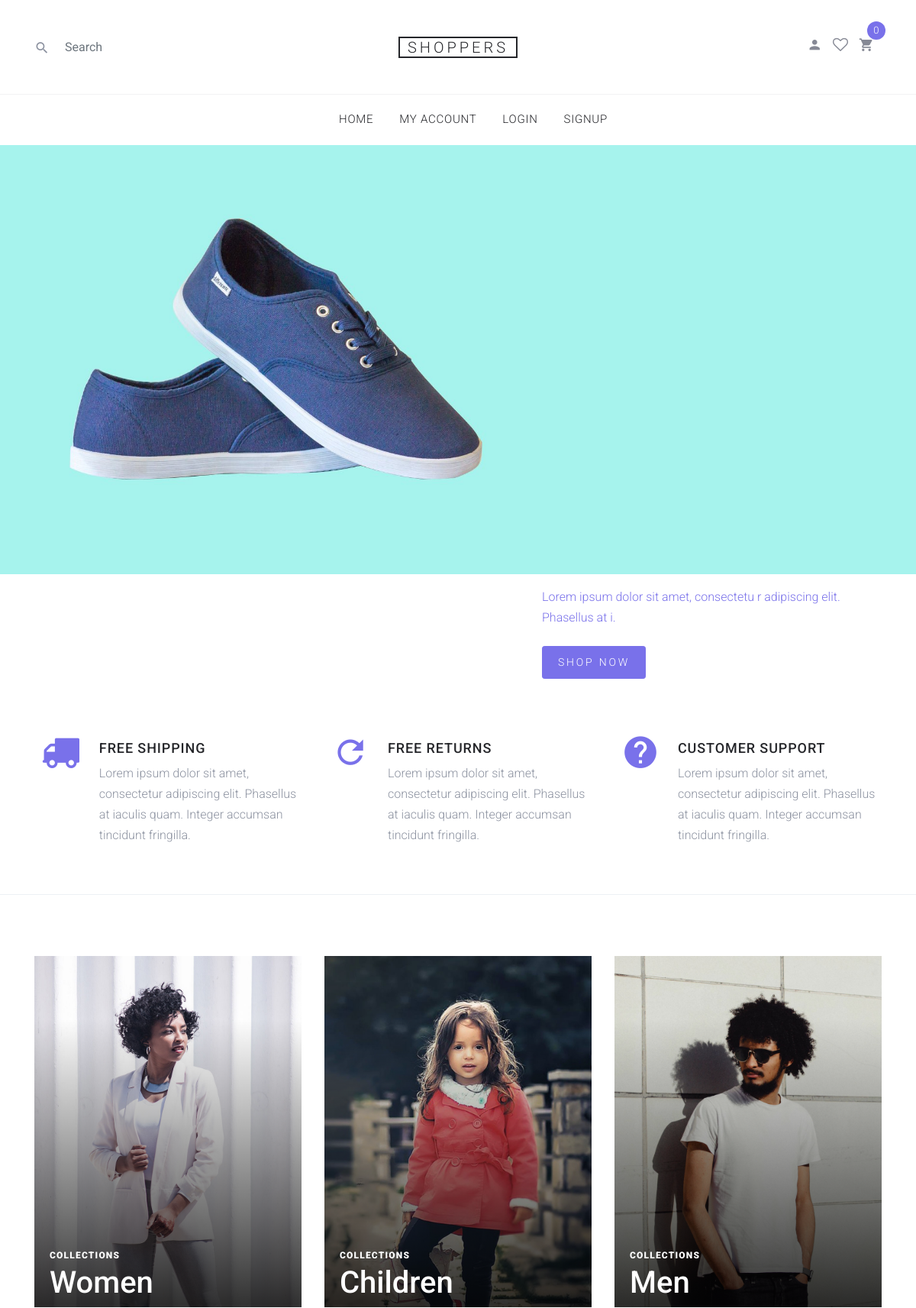
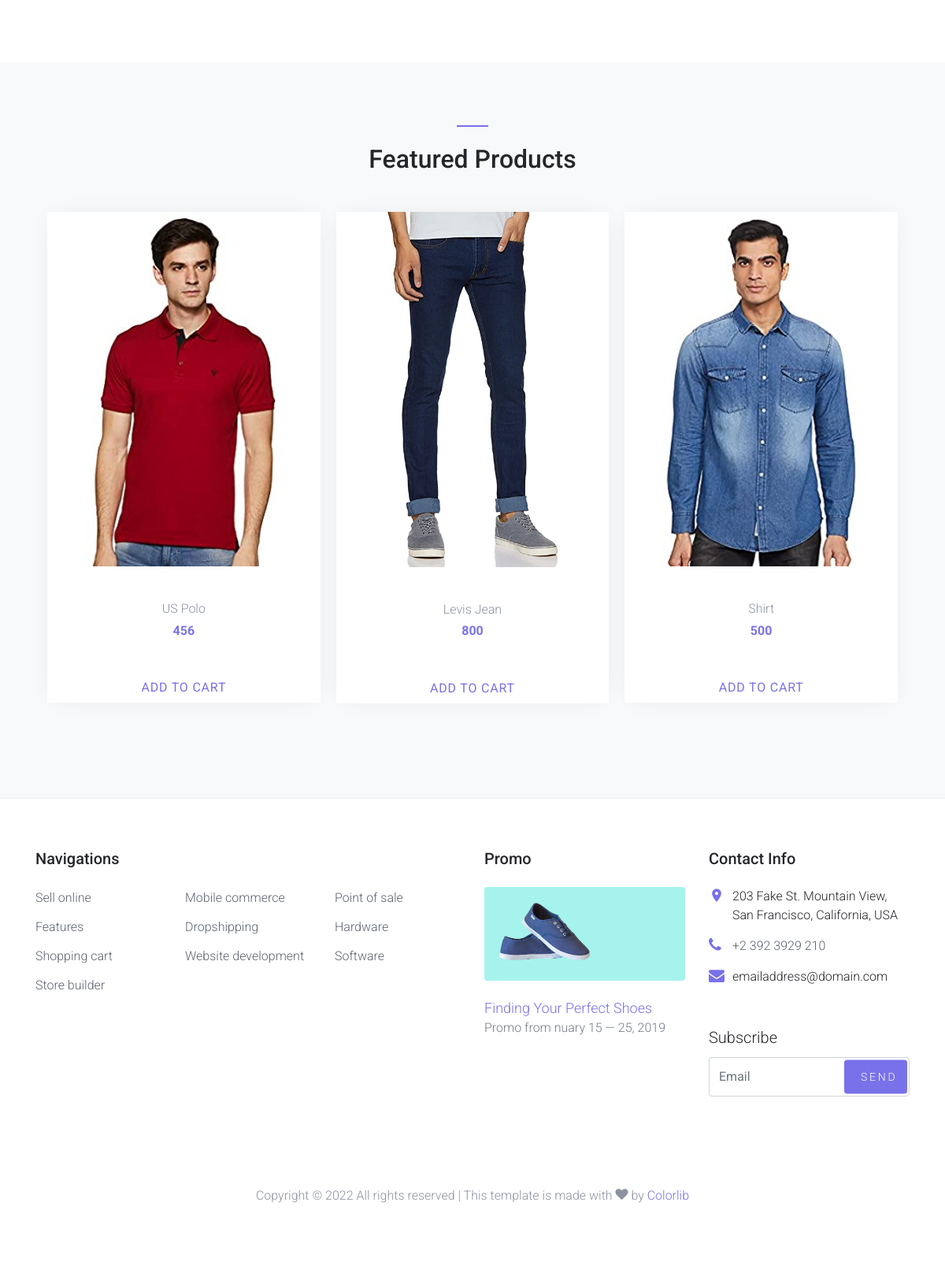
The page / on the database its author committed (2 pictures, top to bottom).
### project/models.py (models this page shows, shortened)
class Product(models.Model):
    name=models.CharField(max_length=10)
    price = models.IntegerField()
    image = models.ImageField(upload_to = 'products', default='')

### project/views.py (the view)
# urls.py: path('',views.index,name="index"),
def index(request):
    pro=Product.objects.all()
    return render(request,"index.html",{'pro':pro})

### project/context_processor.py (called while the page is built)
def context_processor(request):
    current_user=request.user
    context = {}
    context['cart_record'] = Cart.objects.filter(userid= current_user.id).count()
    return context

### project/templates/index.html (shortened to what this page needs)
{% extends "base.html" %}
{% block content %}
{% load static %}
<a class="block-2-item" href="#">
  <figure class="image">
    <img src='{% static "images/hero_1.jpg" %}' alt="" class="img-fluid" />
  </figure>
  <div class="container">
    <div class="row align-items-start align-items-md-center justify-content-end">
      <div class="col-md-5 text-center text-md-left pt-5 pt-md-0">
        <div class="intro-text text-center text-md-left">
          <p class="mb-4">
            Lorem ipsum dolor sit amet, consectetu r adipiscing elit. Phasellus
            at i.
          </p>
          <p>
            <a href="#" class="btn btn-sm btn-primary">Shop Now</a>
          </p>
        </div>
      </div>
    </div>
  </div>
  </div>
  <div class="site-section site-section-sm site-blocks-1">
    <div class="container">
      <div class="row">
        <div class="col-md-6 col-lg-4 d-lg-flex mb-4 mb-lg-0 pl-4" data-aos="fade-up" data-aos-delay="">
          <div class="icon mr-4 align-self-start">
            <span class="icon-truck"></span>
          </div>
          <div class="text">
            <h2 class="text-uppercase">Free Shipping</h2>
            <p>
              Lorem ipsum dolor sit amet, consectetur adipiscing elit. Phasellus
              at iaculis quam. Integer accumsan tincidunt fringilla.
            </p>
          </div>
        </div>
        <div class="col-md-6 col-lg-4 d-lg-flex mb-4 mb-lg-0 pl-4" data-aos="fade-up" data-aos-delay="100">
          <div class="icon mr-4 align-self-start">
            <span class="icon-refresh2"></span>
          </div>
          <div class="text">
            <h2 class="text-uppercase">Free Returns</h2>
            <p>
              Lorem ipsum dolor sit amet, consectetur adipiscing elit. Phasellus
              at iaculis quam. Integer accumsan tincidunt fringilla.
            </p>
          </div>
        </div>
        <div class="col-md-6 col-lg-4 d-lg-flex mb-4 mb-lg-0 pl-4" data-aos="fade-up" data-aos-delay="200">
          <div class="icon mr-4 align-self-start">
            <span class="icon-help"></span>
          </div>
          <div class="text">
            <h2 class="text-uppercase">Customer Support</h2>
            <p>
              Lorem ipsum dolor sit amet, consectetur adipiscing elit. Phasellus
              at iaculis quam. Integer accumsan tincidunt fringilla.
            </p>
          </div>
        </div>
      </div>
    </div>
  </div>
  <div class="site-section site-blocks-2">
    <div class="container">
      <div class="row">
        <div class="col-sm-6 col-md-6 col-lg-4 mb-4 mb-lg-0" data-aos="fade" data-aos-delay="">
          <a class="block-2-item" href="#">
            <figure class="image">
              <img src='{% static "images/women.jpg" %}' alt="" class="img-fluid" />
            </figure>
            <div class="text">
              <span class="text-uppercase">Collections</span>
              <h3>Women</h3>
            </div>
          </a>
        </div>
        <div class="col-sm-6 col-md-6 col-lg-4 mb-5 mb-lg-0" data-aos="fade" data-aos-delay="100">
          <a class="block-2-item" href="#">
            <figure class="image">
              <img src='{% static "images/children.jpg" %}' alt="" class="img-fluid" />
            </figure>
            <div class="text">
              <span class="text-uppercase">Collections</span>
              <h3>Children</h3>
            </div>
          </a>
        </div>
        <div class="col-sm-6 col-md-6 col-lg-4 mb-5 mb-lg-0" data-aos="fade" data-aos-delay="200">
          <a class="block-2-item" href="#">
            <figure class="image">
              <img src='{% static "images/men.jpg" %}' alt="" class="img-fluid" />
            </figure>
            <div class="text">
              <span class="text-uppercase">Collections</span>
              <h3>Men</h3>
            </div>
          </a>
        </div>
      </div>
    </div>
  </div>
  <div class="site-section block-3 site-blocks-2 bg-light">
    <div class="container">
      <div class="row justify-content-center">
        <div class="col-md-7 site-section-heading text-center pt-4">
          <h2>Featured Products</h2>
        </div>
      </div>
      <div class="row">
        <div class="col-md-12">
          <div class="nonloop-block-3 owl-carousel">
            {% for a in pro%}
            <div class="item">
              <div class="block-4 text-center">
                <figure class="block-4-image">
                  <img src="media/{{ a.image }}" alt="Image placeholder" class="img-fluid" />
                </figure>
                <div class="block-4-text p-4">
                  <p class="mb-0">{{a.name}}</p>
                  <p class="text-primary font-weight-bold">{{a.price}}</p>
                </div>
                <a href="" data-id="{{a.id}}" class="btn btn-default add-to-cart">Add
                  to cart</a>
              </div>
            </div>
            {%endfor%}
          </div>
        </div>
      </div>
    </div>
  </div>
  {%endblock%}

### static/css/style.css (style rules this page uses)
body { font-family: 'Roboto', sans-serif; position: relative; font-weight: 400px; }
a { -webkit-transition: 300ms; transition: 300ms; }
h1, h2, h3, h4, h5, h6 { font-family: 'Roboto', sans-serif; }
body { line-height: 1.7; color: #8c92a0; font-weight: 300; font-size: 16px; }
a { -webkit-transition: .3s all ease; -o-transition: .3s all ease; transition: .3s all ease; }
.btn { text-transform: uppercase; position: relative; -webkit-transition: 0.2s all ease-in-out !important; -o-transition: 0.2s all ease-in-out !important; transition: 0.2s all ease-in-out !important; top: 0; letter-spacing: .05em; }
.btn.btn-sm { font-size: 14px !important; padding: 10px 20px !important; }
.btn.btn-primary { font-size: 17px; font-weight: 300; letter-spacing: .2em; }
.site-section { padding: 2.5em 0; }
@media (min-width: 768px) { .site-section { padding: 5em 0; } }
.site-section.site-section-sm { padding: 4em 0; }
.site-section-heading { font-size: 30px; color: #25262a; position: relative; }
.site-section-heading:before { content: ""; left: 0%; top: 0; position: absolute; width: 40px; height: 2px; background: #7971ea; }
.site-section-heading.text-center:before { content: ""; left: 50%; top: 0; -webkit-transform: translateX(-50%); -ms-transform: translateX(-50%); transform: translateX(-50%); position: absolute; width: 40px; height: 2px; background: #7971ea; }
.site-blocks-1 { border-bottom: 1px solid #edf0f5; }
.site-blocks-1 .icon span { position: relative; color: #7971ea; top: -10px; font-size: 50px; display: inline-block; }
.site-blocks-1 .text h2 { color: #25262a; letter-spacing: .05em; font-size: 18px; }
.site-blocks-1 .text p:last-child { margin-bottom: 0; }
.site-blocks-2 .block-2-item { display: block; position: relative; }
.site-blocks-2 .block-2-item:before { z-index: 1; content: ''; position: absolute; top: 0; right: 0; bottom: 0; left: 0; background: -moz-linear-gradient(top, transparent 0%, transparent 18%, rgba(0, 0, 0, 0.8) 99%, rgba(0, 0, 0, 0.8) 100%); background: -webkit-linear-gradient(top, transparent 0%, transparent 18%, rgba(0, 0, 0, 0.8) 99%, rgba(0, 0, 0, 0.8) 100%); background: -webkit-gradient(linear, left top, left bottom, from(transparent), color-stop(18%, transparent), color-stop(99%, rgba(0, 0, 0, 0.8)), to(rgba(0, 0, 0, 0.8))); background: -o-linear-gradient(top, transparent 0%, transparent 18%, rgba(0, 0, 0, 0.8) 99%, rgba(0, 0, 0, 0.8) 100%); background: linear-gradient(to bottom, transparent 0%, transparent 18%, rgba(0, 0, 0, 0.8) 99%, rgba(0, 0, 0, 0.8) 100%); filter: progid:DXImageTransform.Microsoft.gradient( startColorstr='#00000000', endColorstr='#cc000000',GradientType=0 ); }
.site-blocks-2 .block-2-item .image { position: relative; margin-bottom: 0; overflow: hidden; }
.site-blocks-2 .block-2-item .image img { margin-bottom: 0; -webkit-transition: .3s all ease-in-out; -o-transition: .3s all ease-in-out; transition: .3s all ease-in-out; }
.site-blocks-2 .block-2-item .text { z-index: 2; bottom: 0; padding-left: 20px; position: absolute; width: 100%; }
.site-blocks-2 .block-2-item .text > span, .site-blocks-2 .block-2-item .text h3 { color: #fff; }
.site-blocks-2 .block-2-item .text > span { font-size: 12px; letter-spacing: .1em; font-weight: 900; }
.site-blocks-2 .block-2-item .text h3 { font-size: 40px; }
.block-4 { -webkit-box-shadow: 0 0 30px -10px rgba(0, 0, 0, 0.1); box-shadow: 0 0 30px -10px rgba(0, 0, 0, 0.1); background: #fff; }

### rows shown on the page
Product: image (picture), name "US Polo", price "456"
Product: image (picture), name "Levis Jean", price "800"
Product: image (picture), name "Shirt", price "500"

### other values the page prints
{{ cart_record }} "0"
